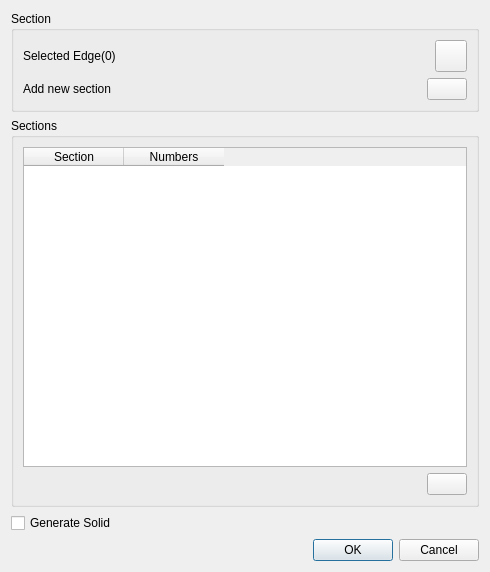
<?xml version="1.0" encoding="UTF-8"?>
<ui version="4.0">
 <class>CreateLoftDialog</class>
 <widget class="QDialog" name="CreateLoftDialog">
  <property name="geometry">
   <rect>
    <x>0</x>
    <y>0</y>
    <width>490</width>
    <height>572</height>
   </rect>
  </property>
  <property name="windowTitle">
   <string>Create Loft</string>
  </property>
  <layout class="QGridLayout" name="gridLayout_3">
   <item row="0" column="0" colspan="2">
    <widget class="QGroupBox" name="groupBox">
     <property name="title">
      <string>Section</string>
     </property>
     <layout class="QGridLayout" name="gridLayout">
      <item row="0" column="0">
       <layout class="QHBoxLayout" name="horizontalLayout">
        <item>
         <widget class="QLabel" name="topedgelabel">
          <property name="text">
           <string>Selected Edge(0)</string>
          </property>
         </widget>
        </item>
        <item>
         <spacer name="horizontalSpacer">
          <property name="orientation">
           <enum>Qt::Horizontal</enum>
          </property>
          <property name="sizeHint" stdset="0">
           <size>
            <width>40</width>
            <height>20</height>
           </size>
          </property>
         </spacer>
        </item>
        <item>
         <widget class="QPushButton" name="geoSelectCurve">
          <property name="sizePolicy">
           <sizepolicy hsizetype="Minimum" vsizetype="Minimum">
            <horstretch>0</horstretch>
            <verstretch>0</verstretch>
           </sizepolicy>
          </property>
          <property name="minimumSize">
           <size>
            <width>32</width>
            <height>32</height>
           </size>
          </property>
          <property name="maximumSize">
           <size>
            <width>32</width>
            <height>32</height>
           </size>
          </property>
          <property name="styleSheet">
           <string notr="true">background-image: url(:/QUI/geometry/selectwire.png);</string>
          </property>
          <property name="text">
           <string/>
          </property>
          <property name="checkable">
           <bool>true</bool>
          </property>
          <property name="checked">
           <bool>false</bool>
          </property>
         </widget>
        </item>
       </layout>
      </item>
      <item row="1" column="0">
       <layout class="QHBoxLayout" name="horizontalLayout_2">
        <item>
         <widget class="QLabel" name="label">
          <property name="text">
           <string>Add new section</string>
          </property>
         </widget>
        </item>
        <item>
         <spacer name="horizontalSpacer_2">
          <property name="orientation">
           <enum>Qt::Horizontal</enum>
          </property>
          <property name="sizeHint" stdset="0">
           <size>
            <width>40</width>
            <height>20</height>
           </size>
          </property>
         </spacer>
        </item>
        <item>
         <widget class="QPushButton" name="addButton">
          <property name="styleSheet">
           <string notr="true">background-image: url(:/QUI/geometry/add.png);</string>
          </property>
          <property name="text">
           <string/>
          </property>
         </widget>
        </item>
       </layout>
      </item>
     </layout>
    </widget>
   </item>
   <item row="1" column="0" colspan="2">
    <widget class="QGroupBox" name="groupBox_2">
     <property name="title">
      <string>Sections</string>
     </property>
     <layout class="QGridLayout" name="gridLayout_2">
      <item row="0" column="0" colspan="2">
       <widget class="QTableWidget" name="tableWidget">
        <column>
         <property name="text">
          <string>Section</string>
         </property>
        </column>
        <column>
         <property name="text">
          <string>Numbers</string>
         </property>
        </column>
       </widget>
      </item>
      <item row="1" column="0">
       <spacer name="horizontalSpacer_3">
        <property name="orientation">
         <enum>Qt::Horizontal</enum>
        </property>
        <property name="sizeHint" stdset="0">
         <size>
          <width>368</width>
          <height>20</height>
         </size>
        </property>
       </spacer>
      </item>
      <item row="1" column="1">
       <widget class="QPushButton" name="removeButton">
        <property name="styleSheet">
         <string notr="true">background-image: url(:/QUI/geometry/remove.png);</string>
        </property>
        <property name="text">
         <string/>
        </property>
       </widget>
      </item>
     </layout>
    </widget>
   </item>
   <item row="2" column="0">
    <widget class="QCheckBox" name="solidCheckBox">
     <property name="text">
      <string>Generate Solid</string>
     </property>
    </widget>
   </item>
   <item row="3" column="1">
    <widget class="QDialogButtonBox" name="buttonBox">
     <property name="orientation">
      <enum>Qt::Horizontal</enum>
     </property>
     <property name="standardButtons">
      <set>QDialogButtonBox::Cancel|QDialogButtonBox::Ok</set>
     </property>
    </widget>
   </item>
  </layout>
 </widget>
 <resources>
  <include location="../qrc/qianfan.qrc"/>
 </resources>
 <connections>
  <connection>
   <sender>buttonBox</sender>
   <signal>accepted()</signal>
   <receiver>CreateLoftDialog</receiver>
   <slot>accept()</slot>
   <hints>
    <hint type="sourcelabel">
     <x>248</x>
     <y>254</y>
    </hint>
    <hint type="destinationlabel">
     <x>157</x>
     <y>274</y>
    </hint>
   </hints>
  </connection>
  <connection>
   <sender>buttonBox</sender>
   <signal>rejected()</signal>
   <receiver>CreateLoftDialog</receiver>
   <slot>reject()</slot>
   <hints>
    <hint type="sourcelabel">
     <x>316</x>
     <y>260</y>
    </hint>
    <hint type="destinationlabel">
     <x>286</x>
     <y>274</y>
    </hint>
   </hints>
  </connection>
 </connections>
</ui>
